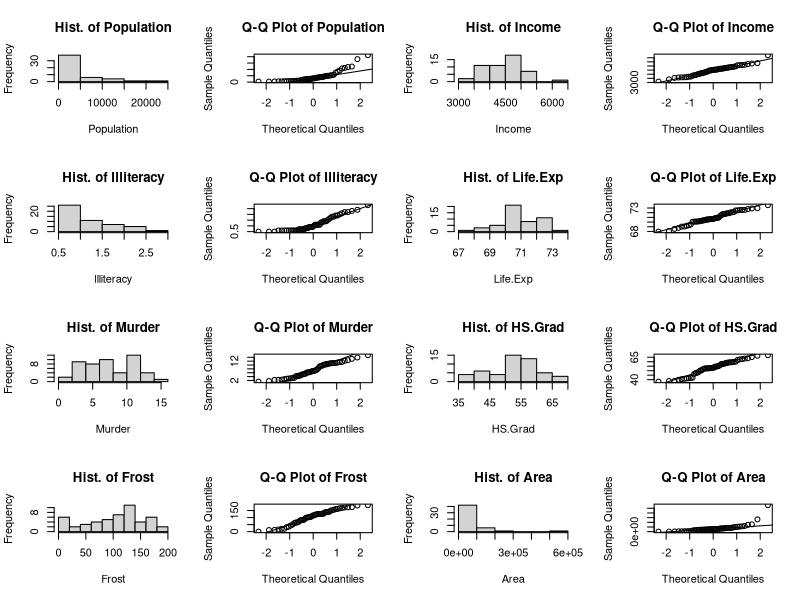
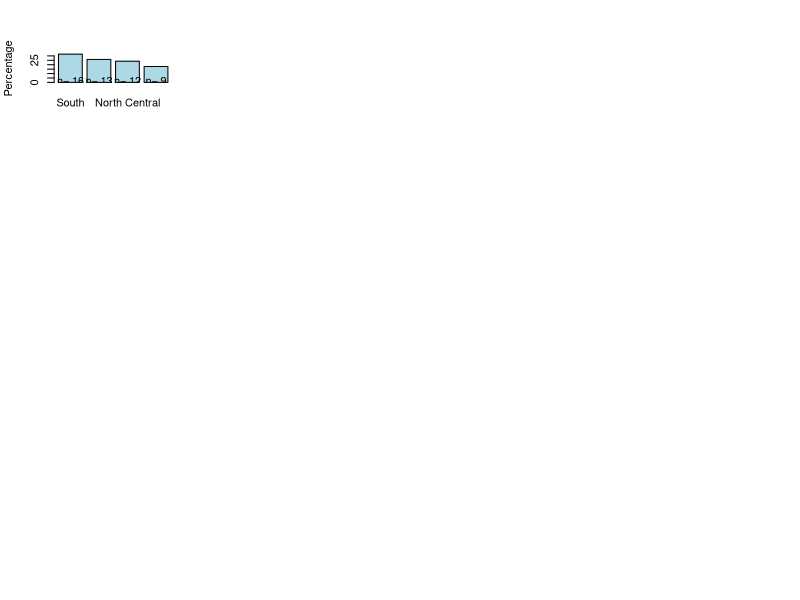
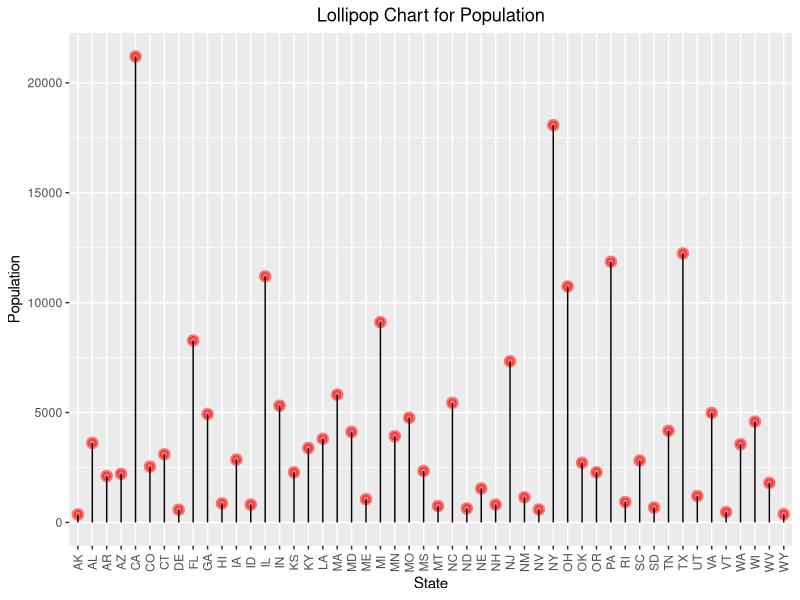
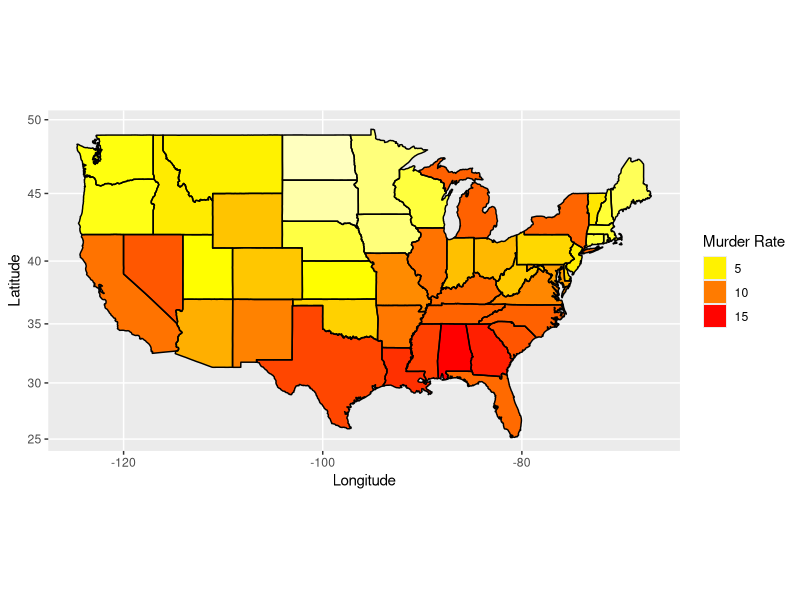
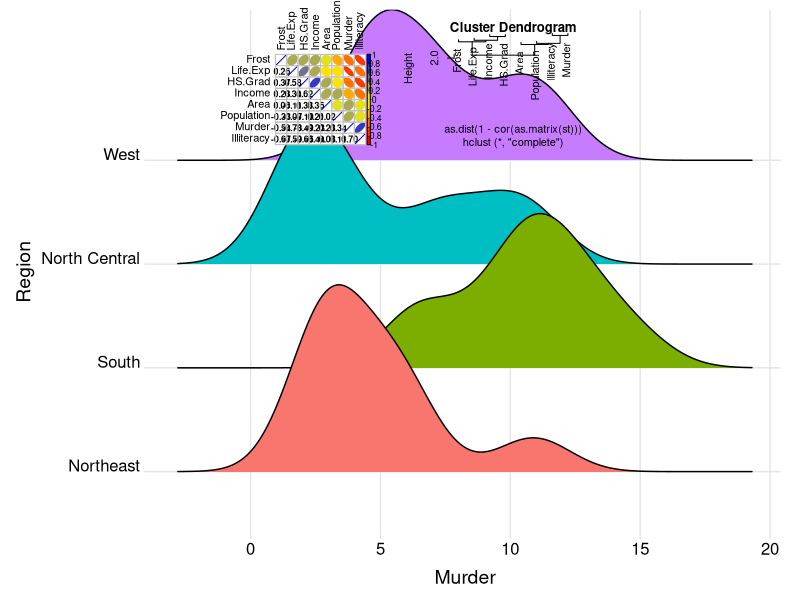
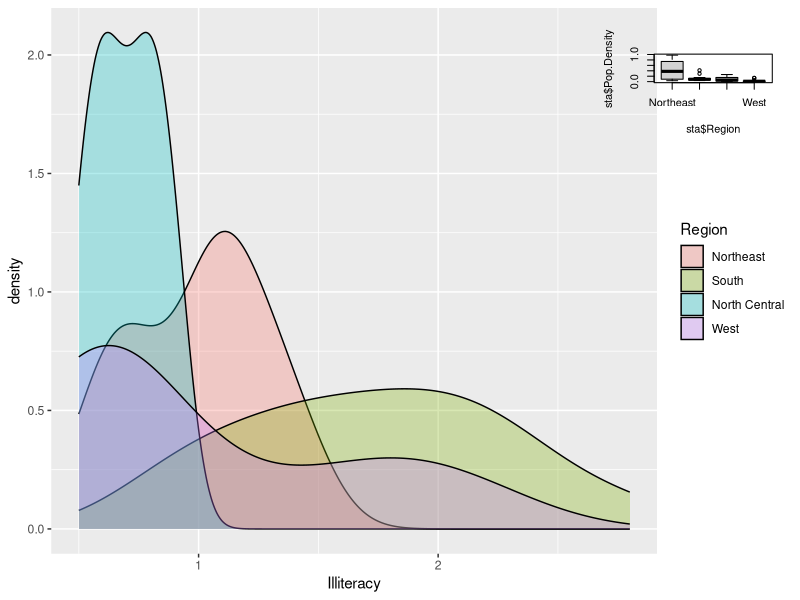
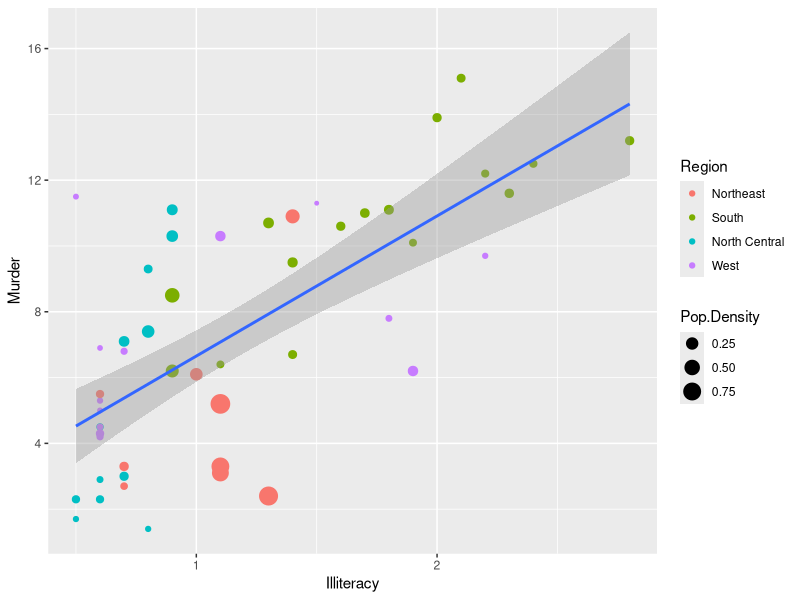
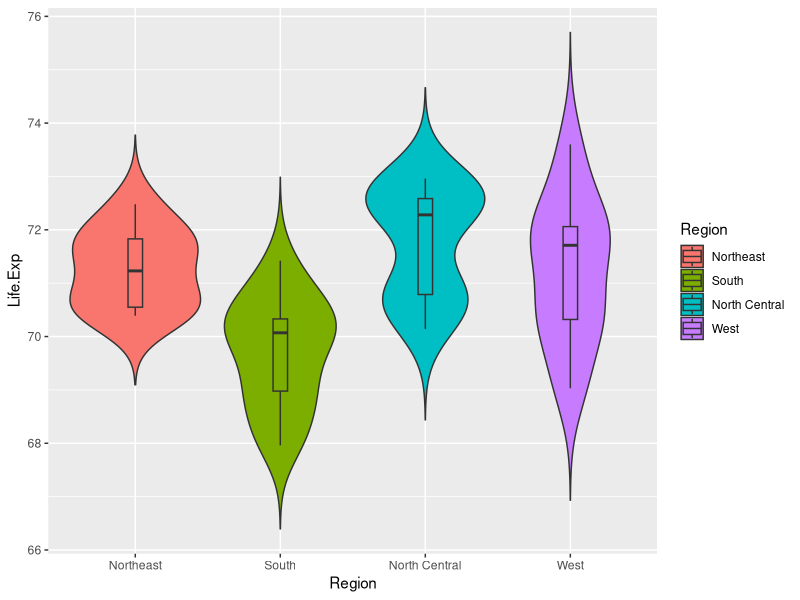

R code for these plots, in order:
## ---- chunk 1
tem <- data.frame(state.x77)               # transform matrix into data frame
sta <- cbind(state.abb, tem, state.region) #combine the three data sets
colnames(sta)[1] <- "State"                #Rename first column
colnames(sta)[10] <- "Region"              #Rename the 10th column
head(sta)
str(sta)
summary(sta)
## ---- chunk 2
library(dplyr)
a <- colnames(sta)[2:9] # pick up all numeric columns/variables according to the names 
par(mfrow = c(4, 4))    # layout outputs in 4 rows and 4 columns
for (i in 1:length(a)){ # Use a for loop to test normality of all variables listed in the vector a
  sub = sta[a[i]][,1] # Extract corresponding variable a[i] in data frame sta as a numeric vector
                        
  hist(sub, main = paste("Hist. of", a[i], sep = " "), xlab = a[i]) #Histogram
  qqnorm(sub, main = paste("Q-Q Plot of", a[i], sep = " ")) #Q-Q plot
  qqline(sub)           # Add a QQ plot line. 
 
   if (i == 1) {s.t <- shapiro.test(sub) # Normality test for population
  } else {s.t <- rbind(s.t, shapiro.test(sub)) # Bind a new test result to previous results in row. 
 }
}
s.t <- s.t[, 1:2]       # take the first two column of shapiro.test result
s.t <- cbind(a, s.t)    # add variable name for the result
s.t
## ---- chunk 3
counts <- sort(table(sta$Region), decreasing = TRUE)  #Count the number of states in each region
percentages <- 100 * counts / length(sta$Region)      #Calculate the percentage of states in each region
barplot(percentages, ylab = "Percentage", col = "lightblue") #Obtain bar chart based on percentages
text(x=seq(0.7, 5, 1.2), 2, paste("n=", counts))      #Add count to each bar
## ---- chunk 4
library(ggplot2)
ggplot(sta, aes(x = State, y = Population)) +
  geom_point(size=3, color="red", fill=alpha("orange", 0.3), alpha=0.5, shape=20, stroke=2) +
  geom_segment(aes(x = State, xend = State, y = 0, yend = Population)) +
  labs(title = "Lollipop Chart for Population") +
  theme(plot.title = element_text(hjust = 0.5), axis.text.x = element_text(angle = 90, vjust = 0.5))
## ---- chunk 5
library(maps)
library(ggplot2)
sta$region <- tolower(state.name)  # Create new character vector with lowercase states names
states <- map_data("state")        # Extract state data
map <- merge(states, sta, by = "region", all.x = T)  # Merge states and state.x77 data
map <- map[order(map$order), ]
ggplot(map, aes(x = long, y = lat, group = group)) +  
  geom_polygon(aes(fill = Murder)) +   
  geom_path() + 
  scale_fill_gradientn(colours = rev(heat.colors(10))) +
  coord_map() +
  labs(x = "Longitude", y = "Latitude") +
  guides(fill = guide_legend(title = "Murder Rate")) +  
  theme(plot.title = element_text(hjust = 0.5))
## ---- chunk 6
library(ggridges)
ggplot(sta, aes(x = Murder, y = Region, fill = Region)) +
  geom_density_ridges() +
  theme_ridges() + 
  theme(legend.position = "none", plot.title = element_text(hjust = 0.5),
        axis.title.x = element_text(hjust = 0.5), axis.title.y = element_text(hjust = 0.5))
## ---- chunk 7
st <- sta[, 2:9] #take numeric variables as goal matrix
library(ellipse) 
library(corrplot)
corMatrix <- cor(as.matrix(st)) # Calculate correlation matrix
col <- colorRampPalette(c("red", "yellow", "blue"))   #Color values. Red, yellow and blue represent that the coefficients are -1, 0 and 1 respectively. You can use more than 3 colors to represent the coefficients ranging from -1 to 1.
corrplot.mixed(corMatrix, order = "AOE", lower = "number", lower.col = "black", 
               number.cex = .8, upper = "ellipse",  upper.col = col(10), 
               diag = "u", tl.pos = "lt", tl.col = "black") #Type ?corrplot.mixed in the Console to get help in detail.
## ---- chunk 8
plot(hclust(as.dist(1 - cor(as.matrix(st)))))  # hierarchical clustering
## ---- chunk 9
ggplot(sta, aes(x = Illiteracy, fill = Region)) + geom_density(alpha = 0.3)
## ---- chunk 10
sta$Pop.Density <- sta$Population/sta$Area
boxplot(sta$Pop.Density ~ sta$Region)
model <- aov(sta$Pop.Density ~ sta$Region, sta)
summary(model)
## ---- chunk 11
ggplot(sta, aes(x = Illiteracy, y = Murder)) + 
  geom_point(aes(size = Pop.Density, color = Region)) + 
  geom_smooth(method = 'lm',formula = y ~ x) +  # add regression line
  theme(plot.title = element_text(hjust = 0.5))
## ---- chunk 12
ggplot(sta, aes(x = Region, y = Life.Exp, fill = Region)) + 
  geom_violin(trim=FALSE) + 
  geom_boxplot(width=0.1) +
  theme(plot.title = element_text(hjust = 0.5))
## ---- chunk 13
# group income into IncomeType first
sta.income <- sta %>% mutate(IncomeType = factor(ifelse(Income < 3500, "Under3500",  
                             ifelse(Income < 4000 & Income >= 3500, "3500-4000",
                                    ifelse(Income < 4500 & Income >= 4000, "4000-4500",
                                           ifelse(Income < 5000 & Income >= 4500, "4500-5000", 
                                                  "Above5000"))))))
ggplot(sta.income, aes(x = Murder, y = Life.Exp)) + 
  geom_point(aes(shape = IncomeType, color = Region, size = HS.Grad)) + 
  geom_smooth(method = 'lm',formula = y ~ x) +
  #labs(title = "Murder Vs Life.Exp with HS.Grad and IncomeType by region") +
  theme(plot.title = element_text(hjust = 0.5))
## ---- chunk 14
library(gplots)
st.matrix <- as.matrix(st) # transfer the data frame to matrix
s <- apply(st.matrix, 2, function(y)(y - mean(y)) / sd(y))  # standardize data
a <- heatmap.2(s, 
          col = greenred(75),   #color green red
          density.info = "none", 
          trace = "none", 
          scale = "none", 
          RowSideColors = rainbow(4)[sta$Region],  
          srtCol = 45,  #column labels at 45 degree
          margins = c(5, 8), # bottom and right margins
          lhei = c(5, 15)
) 
legend("topright", levels(sta$Region), fill = rainbow(4), cex = 0.8)  # add legend 
## ---- chunk 15
row.names(st) <- sta$State
stars(st, key.loc = c(13, 1.5), draw.segments = T)   
## ---- chunk 16
pca = prcomp(st, scale = T)  #scale = T to normalize the data
pca
plot(pca)  # plot the amount of variance each principal components captures.
summary(pca)  #shows the importance of the components
percentVar <- round(100 * summary(pca)$importance[2, 1:7], 0) # compute % variances
percentVar
## ---- chunk 17
library(ggfortify)
row.names(sta) <- sta$State
autoplot(prcomp(st,  scale = T), data = sta, 
         colour = 'Region', shape = FALSE, label = TRUE, label.size = 3.5,
         loadings = TRUE, loadings.colour = 'blue', loadings.label = TRUE, 
         loadings.label.size = 4, loadings.label.colour = 'blue')
## ---- chunk 18
lm.data <- sta[, c(2:6, 9:10)]
lm.data <- within(lm.data, Region <- relevel(Region, ref = "South"))  # set region South as reference
model <- lm(Murder ~ .,  data = lm.data)
summary(model)
